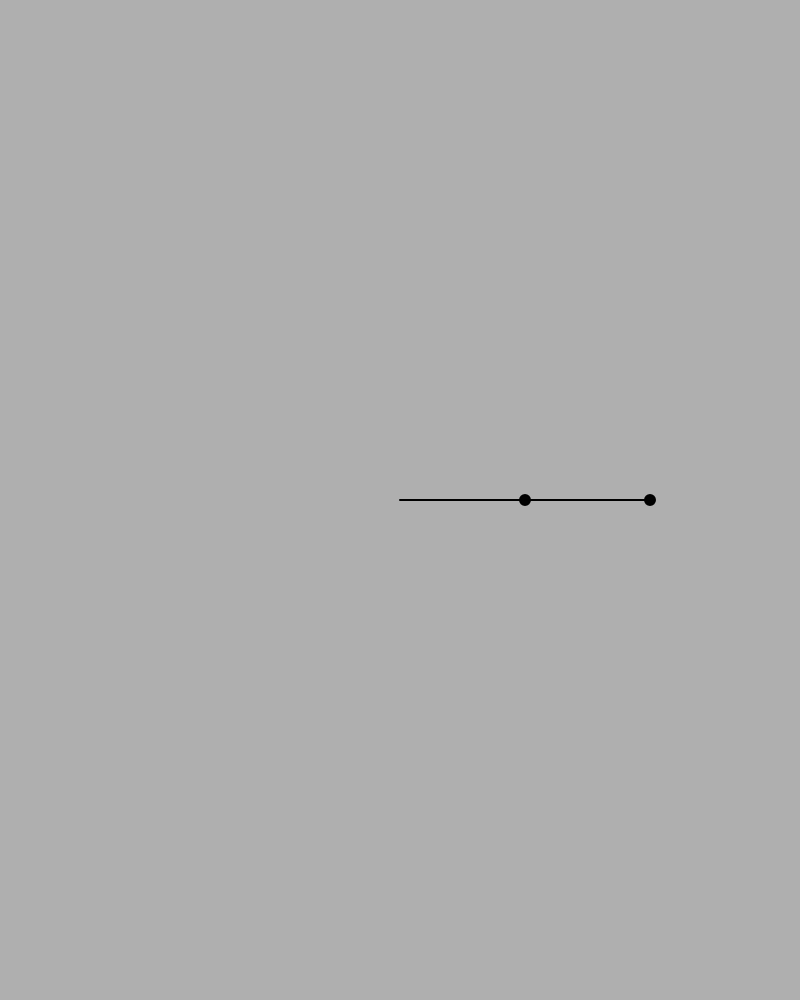
Frame 1 (no input)
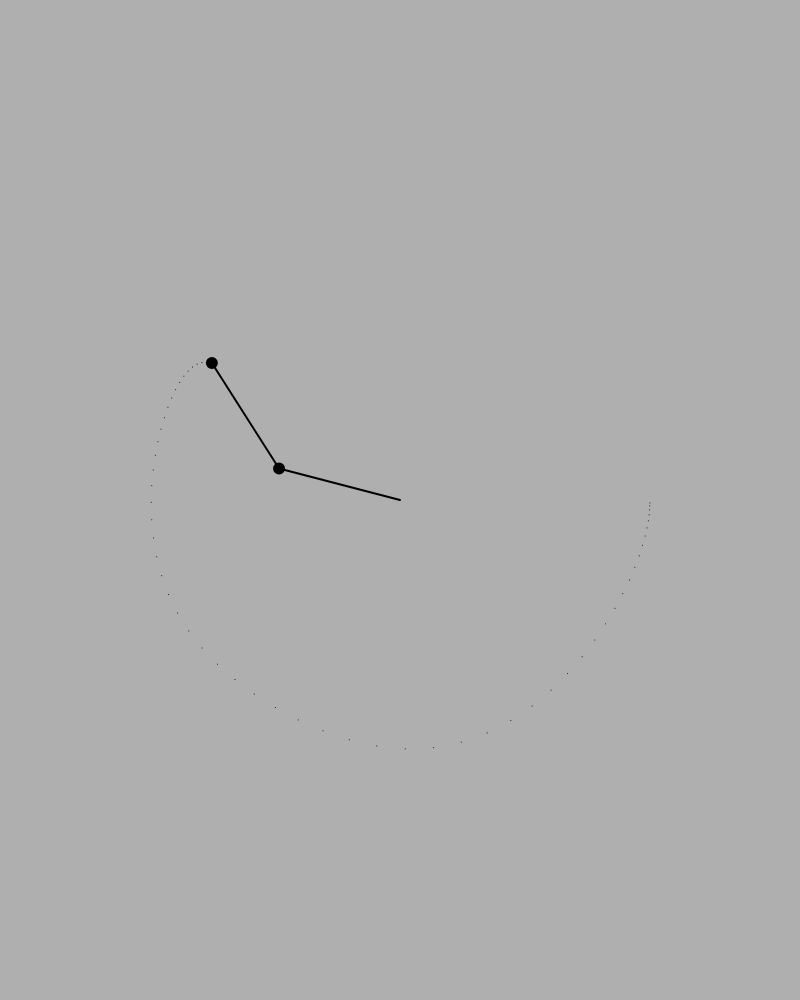
Frame 60 (no input)
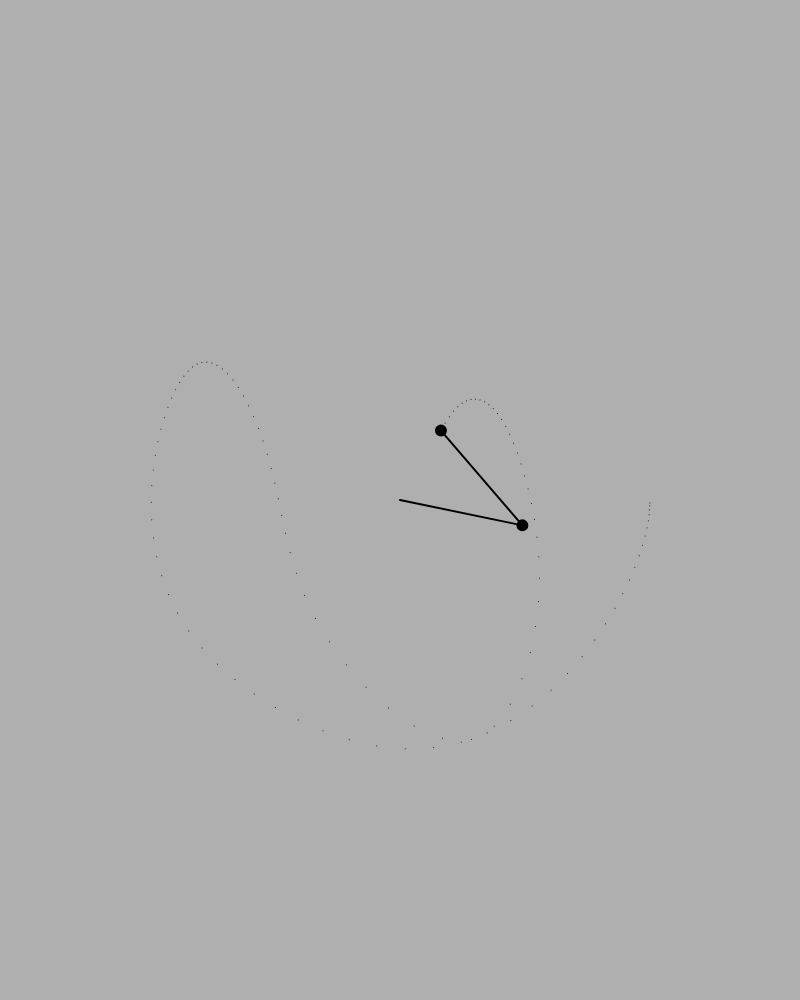
Frame 120 (the mouse pressed at the canvas centre since frame 60)

The p5.js sketch that drew these frames (run headless with seeded random() and noise() and a simulated clock; from frame 60 on, the mouse is pressed at the canvas centre):

// p5.js sketch
// ── sketch.js

let stack = [];
let g = 0.98;
let FRICTION = 1;
class Pendulum {
  constructor(r, angle, mass) {
    this.index = stack.length;
    if (this.index != 0) {
      this.head = createVector(
        r * sin(angle) + stack[this.index - 1].head.x,
        r * cos(angle) + stack[this.index - 1].head.y
      )
      this.start = stack[this.index - 1].head;
    }
    else {
      this.head = createVector(
        r * sin(angle),
        r * cos(angle)
      );
      this.start = createVector(
        0,
        0
      );
    }
    this.r = r;
    this.angle = angle;
    this.aVelocity = 0.0;
    this.aAcceleration = 0.0;
    this.mass = mass;
    this.shape = mass * 1000
  }


  update() {
    this.aVelocity += this.calculateAcceleration() * FRICTION;
    this.aVelocity = this.aVelocity % (2 * PI);
    this.angle += this.aVelocity;
    if (this.index != 0) {
      this.head = createVector(
        this.r * sin(this.angle) + stack[this.index - 1].head.x,
        this.r * cos(this.angle) + stack[this.index - 1].head.y
      )
      this.start = stack[this.index - 1].head;
    }
    else {
      this.head = createVector(
        this.r * sin(this.angle),
        this.r * cos(this.angle)
      )
      this.start = createVector(0, 0);
    }
  }

  calculateAcceleration() {
    let num1;
    let num2;
    let num3;
    let num4;
    let den;
    if (this.index != 0) { // pend 2

      num1 = 2 * sin(stack[this.index - 1].angle  - this.angle);
      num2 = (stack[this.index - 1].aVelocity * stack[this.index - 1].aVelocity * stack[this.index - 1].r * (stack[this.index - 1].mass + this.mass));
      num3 = g * (stack[this.index - 1].mass + this.mass) * cos(stack[this.index - 1].angle);
      num4 = this.aVelocity * this.aVelocity * this.r * this.mass * cos(stack[this.index - 1].angle - this.angle);
      den = this.r * (2 * stack[this.index - 1].mass + this.mass - this.mass * cos(2 * stack[this.index - 1].angle - 2 * this.angle));

      return (num1 * (num2 + num3 + num4)) / den;
    } else { // pend 1

      num1 = -g * (2 * this.mass + stack[this.index + 1].mass) * sin(this.angle);
      num2 = -stack[this.index + 1].mass * g * sin(this.angle - 2 * stack[this.index + 1].angle);
      num3 = -2 * sin(this.angle - stack[this.index + 1].angle) * stack[this.index + 1].mass;
      num4 = stack[this.index + 1].aVelocity * stack[this.index + 1].aVelocity * stack[this.index + 1].r + this.aVelocity * this.aVelocity * this.r * cos(this.angle - stack[this.index + 1].angle);
      den = this.r * (2 * this.mass + stack[this.index + 1].mass - stack[this.index + 1].mass * cos(2 * this.angle - 2 * stack[this.index + 1].angle));

      return (num1 + num2 + num3 * num4) / den;
    }
  }
}

let buffer;
function setup() {
  createCanvas(screen.width, window.innerHeight);

  stack.push(new Pendulum(125, PI/2, 0.010));
  stack.push(new Pendulum(125, PI/2, 0.010));

  buffer = createGraphics(screen.width, window.innerHeight);
  buffer.background(175);
  buffer.translate(width/2, height/2);
}

function draw() {
  background(220);
  imageMode(CORNER);
  image(buffer, 0, 0, width, height);
  translate(width/2, height/2);

  stroke(0);
  strokeWeight(2);

  let history;
  for (let i = 0; i < stack.length; i++) {
    line(stack[i].start.x, stack[i].start.y, stack[i].head.x, stack[i].head.y);
    fill(1);
    ellipse(stack[i].head.x, stack[i].head.y, stack[i].shape, stack[i].shape);
    stack[i].update();
    if (i == stack.length - 1) 
      history = stack[i];
  }


  buffer.stroke(0);
  if (frameCount > 1) {
    let last = stack[stack.length - 1];
    buffer.line(history.head.x, history.head.y, last.head.x, last.head.y);
  }

  // stop()
}
